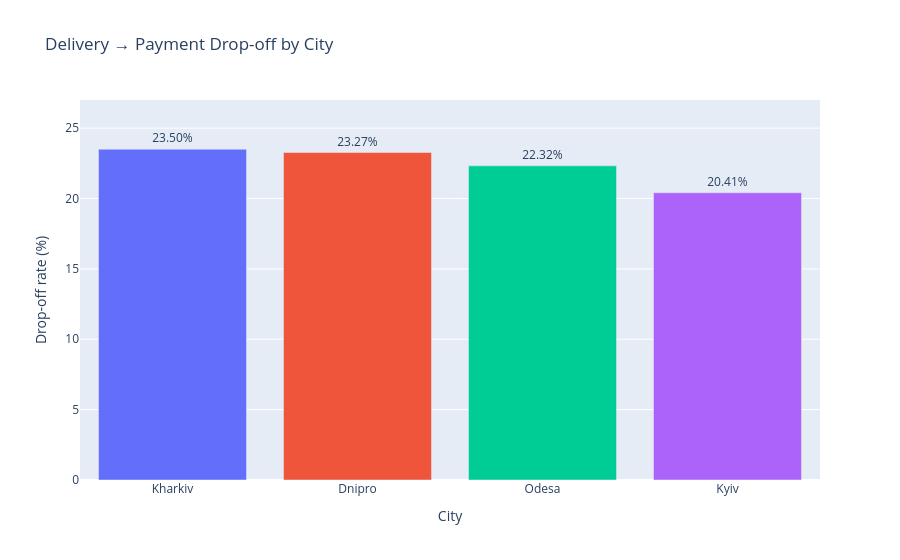

Notebook code for this chart:
### Markdown cell above
### Визуализация geographic variation

Для визуального сравнения Delivery → Payment drop-off между городами используется interactive bar chart.

Основной показатель — `dropoff_rate_pct`. Hover предоставляет дополнительный контекст по каждому geographic segment:

- точный Delivery → Payment drop-off;
- количество Delivery sessions;
- количество sessions с drop-off.

Y-axis начинается с нуля, чтобы визуально не преувеличивать различия между городами.

### Code cell
city_plot = city_metrics.sort_values(
    "dropoff_rate_pct",
    ascending=False,
)

fig = px.bar(
    city_plot,
    x="city",
    y="dropoff_rate_pct",
    color="city",
    text="dropoff_rate_pct",
    custom_data=[
        "delivery_sessions",
        "dropoff_sessions",
    ],
    title="Delivery → Payment Drop-off by City",
    labels={
        "city": "City",
        "dropoff_rate_pct": "Drop-off rate (%)",
    },
)

fig.update_traces(
    texttemplate="%{y:.2f}%",
    textposition="outside",
    hovertemplate=(
        "<b>%{x}</b><br>"
        "Delivery sessions: %{customdata[0]:,.0f}<br>"
        "Drop-off sessions: %{customdata[1]:,.0f}"
        "<extra></extra>"
    ),
)

fig.update_yaxes(
    range=[0, 27],
)

fig.update_layout(
    showlegend=False,
)

fig.show()

### Figure 1 — Plotly figure (JSON) as saved in the notebook; plotly's stock layout.template omitted (floating-point values rounded to 4 significant figures)
{"data": [{"customdata": [[20103, 4724]], "hovertemplate": "<b>%{x}</b><br>Delivery sessions: %{customdata[0]:,.0f}<br>Drop-off sessions: %{customdata[1]:,.0f}<extra></extra>", "legendgroup": "Kharkiv", "marker": {"color": "#636efa", "pattern": {"shape": ""}}, "name": "Kharkiv", "orientation": "v", "showlegend": true, "text": [23.5], "textposition": "outside", "texttemplate": "%{y:.2f}%", "type": "bar", "x": ["Kharkiv"], "xaxis": "x", "y": [23.5], "yaxis": "y"}, {"customdata": [[15096, 3513]], "hovertemplate": "<b>%{x}</b><br>Delivery sessions: %{customdata[0]:,.0f}<br>Drop-off sessions: %{customdata[1]:,.0f}<extra></extra>", "legendgroup": "Dnipro", "marker": {"color": "#EF553B", "pattern": {"shape": ""}}, "name": "Dnipro", "orientation": "v", "showlegend": true, "text": [23.27], "textposition": "outside", "texttemplate": "%{y:.2f}%", "type": "bar", "x": ["Dnipro"], "xaxis": "x", "y": [23.27], "yaxis": "y"}, {"customdata": [[14455, 3227]], "hovertemplate": "<b>%{x}</b><br>Delivery sessions: %{customdata[0]:,.0f}<br>Drop-off sessions: %{customdata[1]:,.0f}<extra></extra>", "legendgroup": "Odesa", "marker": {"color": "#00cc96", "pattern": {"shape": ""}}, "name": "Odesa", "orientation": "v", "showlegend": true, "text": [22.32], "textposition": "outside", "texttemplate": "%{y:.2f}%", "type": "bar", "x": ["Odesa"], "xaxis": "x", "y": [22.32], "yaxis": "y"}, {"customdata": [[30346, 6194]], "hovertemplate": "<b>%{x}</b><br>Delivery sessions: %{customdata[0]:,.0f}<br>Drop-off sessions: %{customdata[1]:,.0f}<extra></extra>", "legendgroup": "Kyiv", "marker": {"color": "#ab63fa", "pattern": {"shape": ""}}, "name": "Kyiv", "orientation": "v", "showlegend": true, "text": [20.41], "textposition": "outside", "texttemplate": "%{y:.2f}%", "type": "bar", "x": ["Kyiv"], "xaxis": "x", "y": [20.41], "yaxis": "y"}], "layout": {"barmode": "relative", "legend": {"title": {"text": "City"}, "tracegroupgap": 0}, "showlegend": false, "title": {"text": "Delivery → Payment Drop-off by City"}, "xaxis": {"anchor": "y", "categoryarray": ["Kharkiv", "Dnipro", "Odesa", "Kyiv"], "categoryorder": "array", "domain": [0, 1], "title": {"text": "City"}}, "yaxis": {"anchor": "x", "domain": [0, 1], "range": [0, 27], "title": {"text": "Drop-off rate (%)"}}}}
